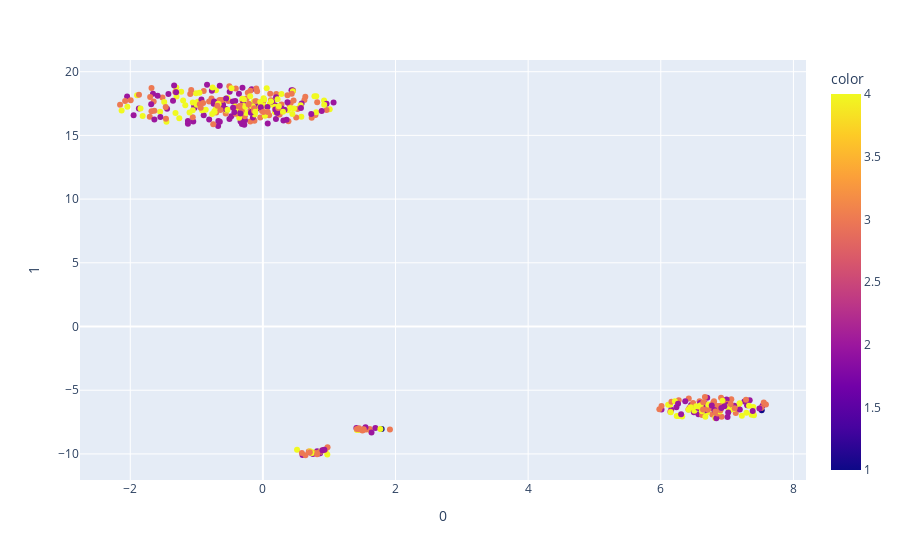

This figure's notebook cell:
### Code cell
from umap import UMAP
import plotly.express as px

umap_2d = UMAP(n_components=2, init='random', random_state=0)

proj_2d = umap_2d.fit_transform(cnv_check)

fig_2d = px.scatter(
    proj_2d, x=0, y=1,
    color=label["stage"]
)

fig_2d.show()

### Figure 1 — Plotly figure (JSON) as saved in the notebook; plotly's stock layout.template omitted (floating-point values rounded to 4 significant figures; data arrays with more than 128 entries replaced by an {"elided": "..."} marker saying what was removed)
{"data": [{"hovertemplate": "0=%{x}<br>1=%{y}<br>color=%{marker.color}<extra></extra>", "legendgroup": "", "marker": {"color": {"elided": "413 int values"}, "coloraxis": "coloraxis", "symbol": "circle"}, "mode": "markers", "name": "", "orientation": "v", "showlegend": false, "type": "scatter", "x": {"elided": "413 float values"}, "xaxis": "x", "y": {"elided": "413 float values"}, "yaxis": "y"}], "layout": {"coloraxis": {"colorbar": {"title": {"text": "color"}}, "colorscale": [[0, "#0d0887"], [0.1111, "#46039f"], [0.2222, "#7201a8"], [0.3333, "#9c179e"], [0.4444, "#bd3786"], [0.5556, "#d8576b"], [0.6667, "#ed7953"], [0.7778, "#fb9f3a"], [0.8889, "#fdca26"], [1, "#f0f921"]]}, "legend": {"tracegroupgap": 0}, "margin": {"t": 60}, "xaxis": {"anchor": "y", "domain": [0, 1], "title": {"text": "0"}}, "yaxis": {"anchor": "x", "domain": [0, 1], "title": {"text": "1"}}}}
